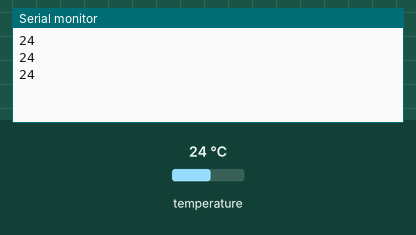
The sketch below on a simulated Arduino Uno, built with avr-gcc and run on an emulated ATmega328P. On the bench: the last lines printed to the serial monitor. The inputs (shaded band) are chosen by the test bench; at power-on: temperature 24 °C.

Above: at 2.3 s.
2.4 s: temperature set to 12 °C
At 3.3 s:
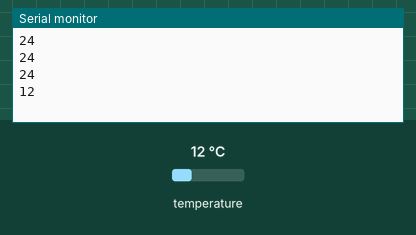
3.9 s: temperature set to 19 °C
At 3.9 s:
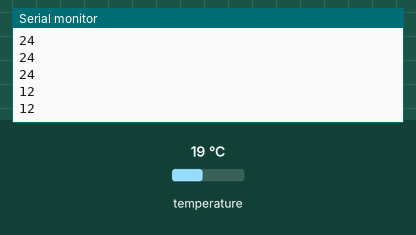
Timing chart, 0 to 6.9 s (numbered marks = the images above; inputs shaded):
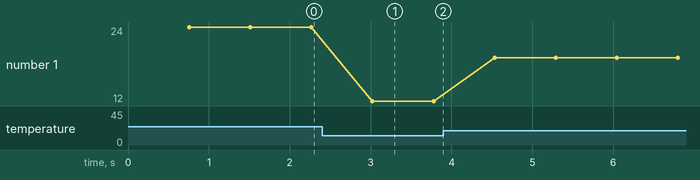

Measured:
- after the input at 2.4 s, the serial monitor: prints a new line after 0.62 s (image 1)
- plotted number 1: 24 → 12 after the input at 2.4 s, 12 → 19 after the input at 3.9 s

The sketch:

_1wire_ds18b20.ino
```cpp
#include <OneWire.h>
OneWire ds(4);
void setup() {
Serial.begin(9600);
}
void loop() {
byte data[2];
ds.reset();
ds.write(0xCC);
ds.write(0x44);
delay(750);
ds.reset();
ds.write(0xCC);
ds.write(0xBE);
data[0] = ds.read();
data[1] = ds.read();
int Temp = (data[1]<< 8)+data[0];
Temp = Temp>>4;
Serial.println(Temp);
}
```
